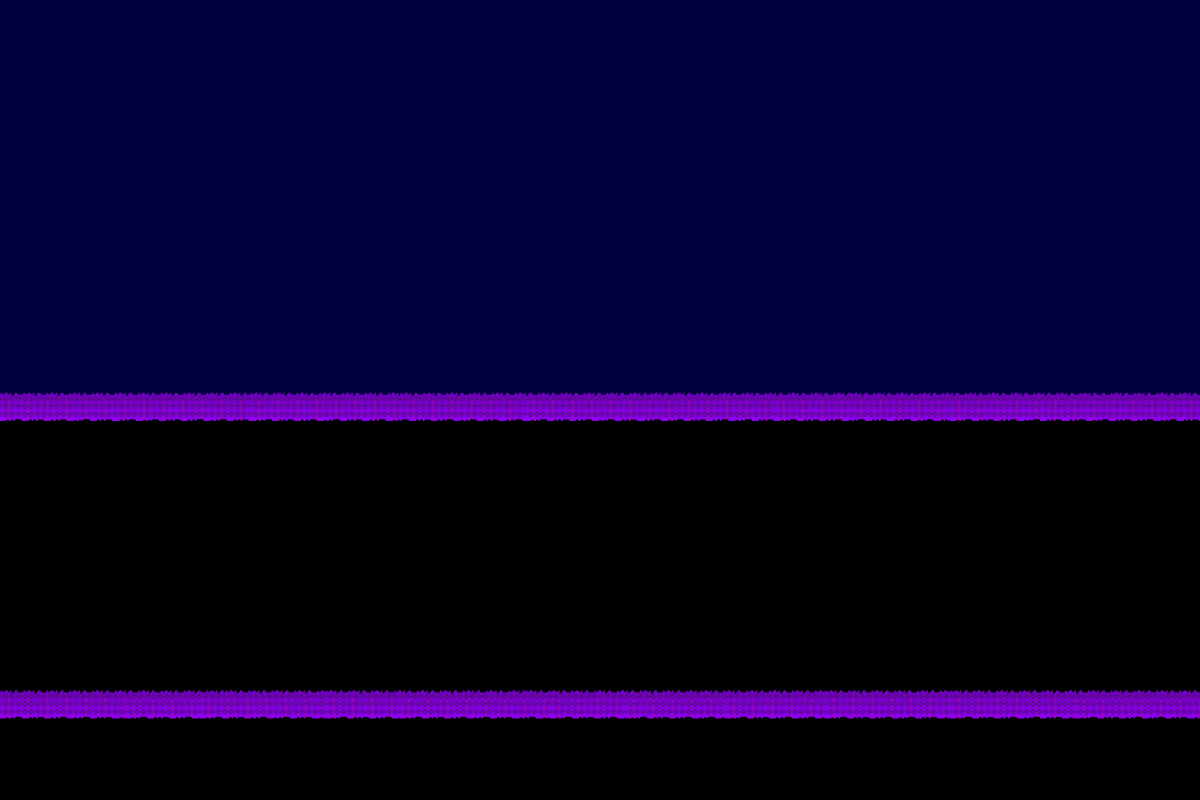

This game map was drawn from its Tiled (.tmx) file and the tilesets committed beside it. A one-line description and the trimmed map source follow:
An orthogonal 48x32 tile map with 25x25 px tiles, 1 tile layer (Tile Layer 1).

<map version="1.0" orientation="orthogonal" renderorder="right-down" width="48" height="32" tilewidth="25" tileheight="25" nextobjectid="1">
 <tileset firstgid="1" name="frogger" tilewidth="25" tileheight="25">
  <image source="frogger.png" trans="ff00ff" width="512" height="1024" />
 </tileset>
 <layer name="Tile Layer 1" width="48" height="32">
  <data>[1536 cells, 1536 non-empty, 59 distinct tile ids]</data>
 </layer>
</map>
